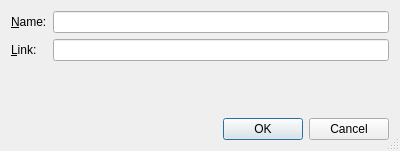
<?xml version="1.0" encoding="UTF-8"?>
<ui version="4.0">
 <class>FeedEditDialog</class>
 <widget class="QDialog" name="FeedEditDialog">
  <property name="geometry">
   <rect>
    <x>0</x>
    <y>0</y>
    <width>400</width>
    <height>151</height>
   </rect>
  </property>
  <property name="windowTitle">
   <string>Edit Feed</string>
  </property>
  <property name="sizeGripEnabled">
   <bool>true</bool>
  </property>
  <layout class="QGridLayout" name="gridLayout">
   <item row="0" column="0">
    <layout class="QFormLayout" name="formLayout_2">
     <item row="0" column="0">
      <widget class="QLabel" name="label">
       <property name="text">
        <string>&amp;Name:</string>
       </property>
       <property name="buddy">
        <cstring>nameEdit</cstring>
       </property>
      </widget>
     </item>
     <item row="0" column="1">
      <widget class="QLineEdit" name="nameEdit"/>
     </item>
     <item row="1" column="0">
      <widget class="QLabel" name="label_2">
       <property name="text">
        <string>&amp;Link:</string>
       </property>
       <property name="buddy">
        <cstring>linkEdit</cstring>
       </property>
      </widget>
     </item>
     <item row="1" column="1">
      <widget class="QLineEdit" name="linkEdit"/>
     </item>
    </layout>
   </item>
   <item row="1" column="0">
    <widget class="QDialogButtonBox" name="buttonBox">
     <property name="orientation">
      <enum>Qt::Horizontal</enum>
     </property>
     <property name="standardButtons">
      <set>QDialogButtonBox::Cancel|QDialogButtonBox::Ok</set>
     </property>
    </widget>
   </item>
  </layout>
 </widget>
 <tabstops>
  <tabstop>nameEdit</tabstop>
  <tabstop>linkEdit</tabstop>
  <tabstop>buttonBox</tabstop>
 </tabstops>
 <resources/>
 <connections>
  <connection>
   <sender>buttonBox</sender>
   <signal>accepted()</signal>
   <receiver>FeedEditDialog</receiver>
   <slot>accept()</slot>
   <hints>
    <hint type="sourcelabel">
     <x>248</x>
     <y>254</y>
    </hint>
    <hint type="destinationlabel">
     <x>157</x>
     <y>274</y>
    </hint>
   </hints>
  </connection>
  <connection>
   <sender>buttonBox</sender>
   <signal>rejected()</signal>
   <receiver>FeedEditDialog</receiver>
   <slot>reject()</slot>
   <hints>
    <hint type="sourcelabel">
     <x>316</x>
     <y>260</y>
    </hint>
    <hint type="destinationlabel">
     <x>286</x>
     <y>274</y>
    </hint>
   </hints>
  </connection>
 </connections>
</ui>
